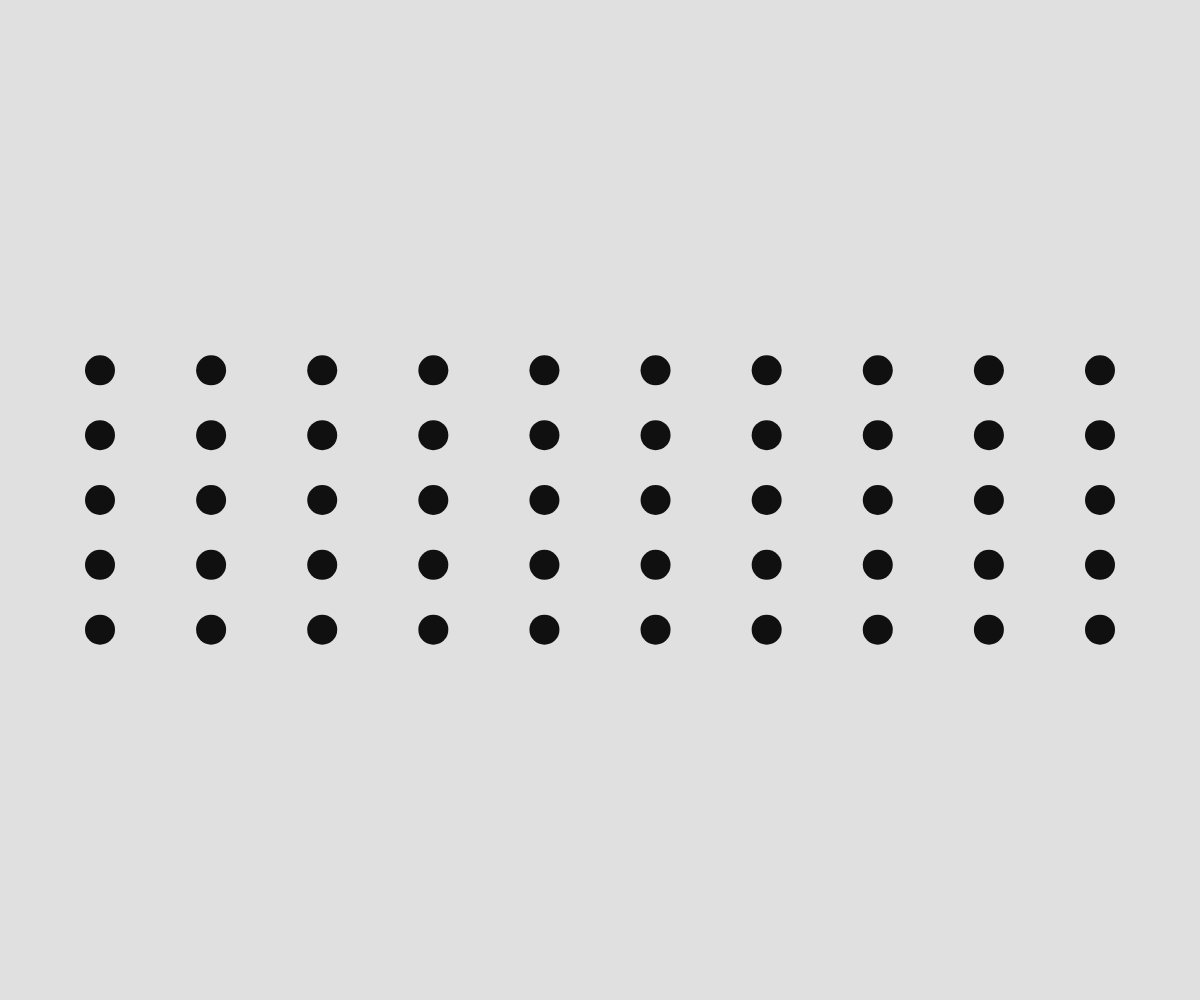
Frame 1 (no input)
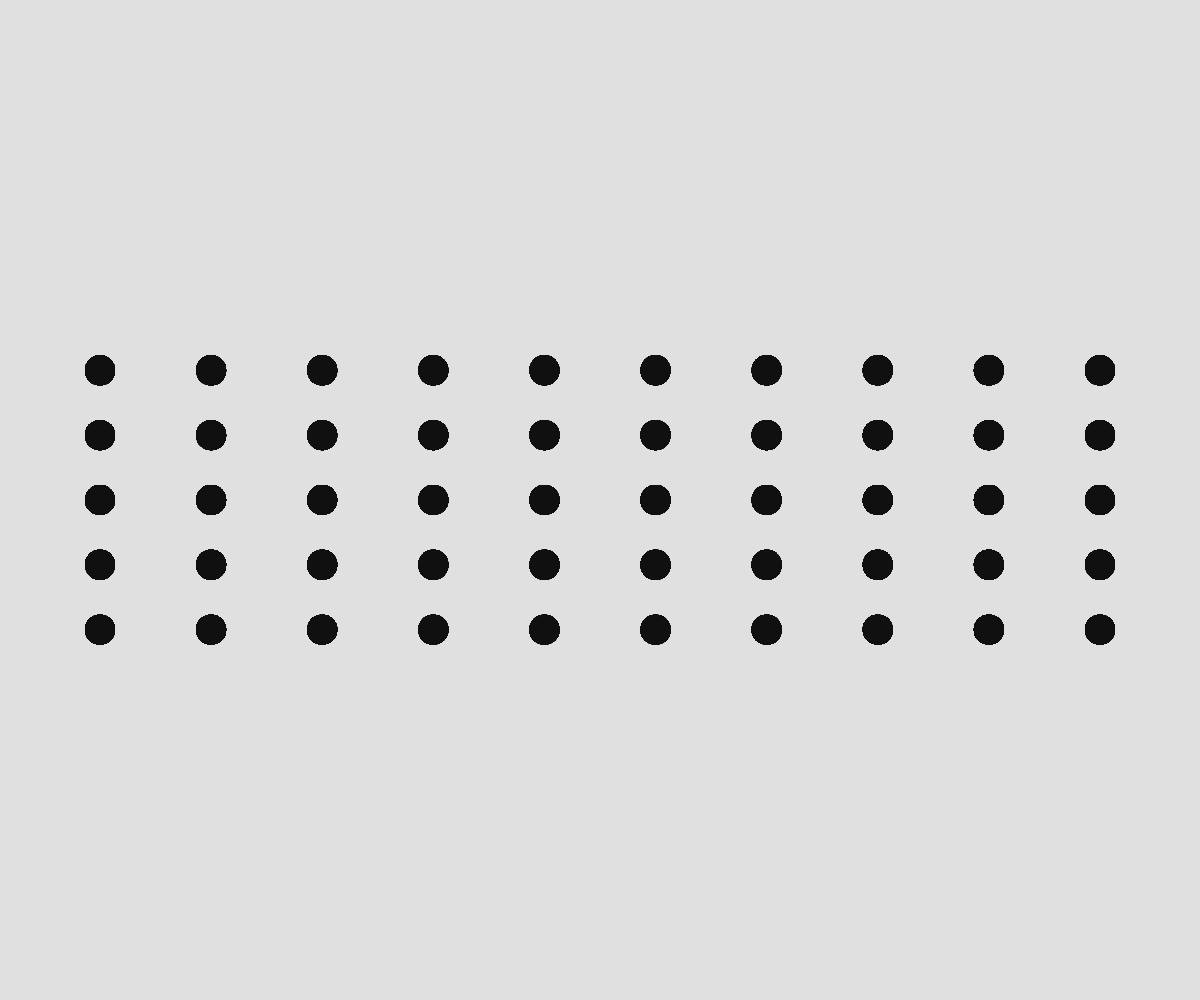
Frame 60 (no input)
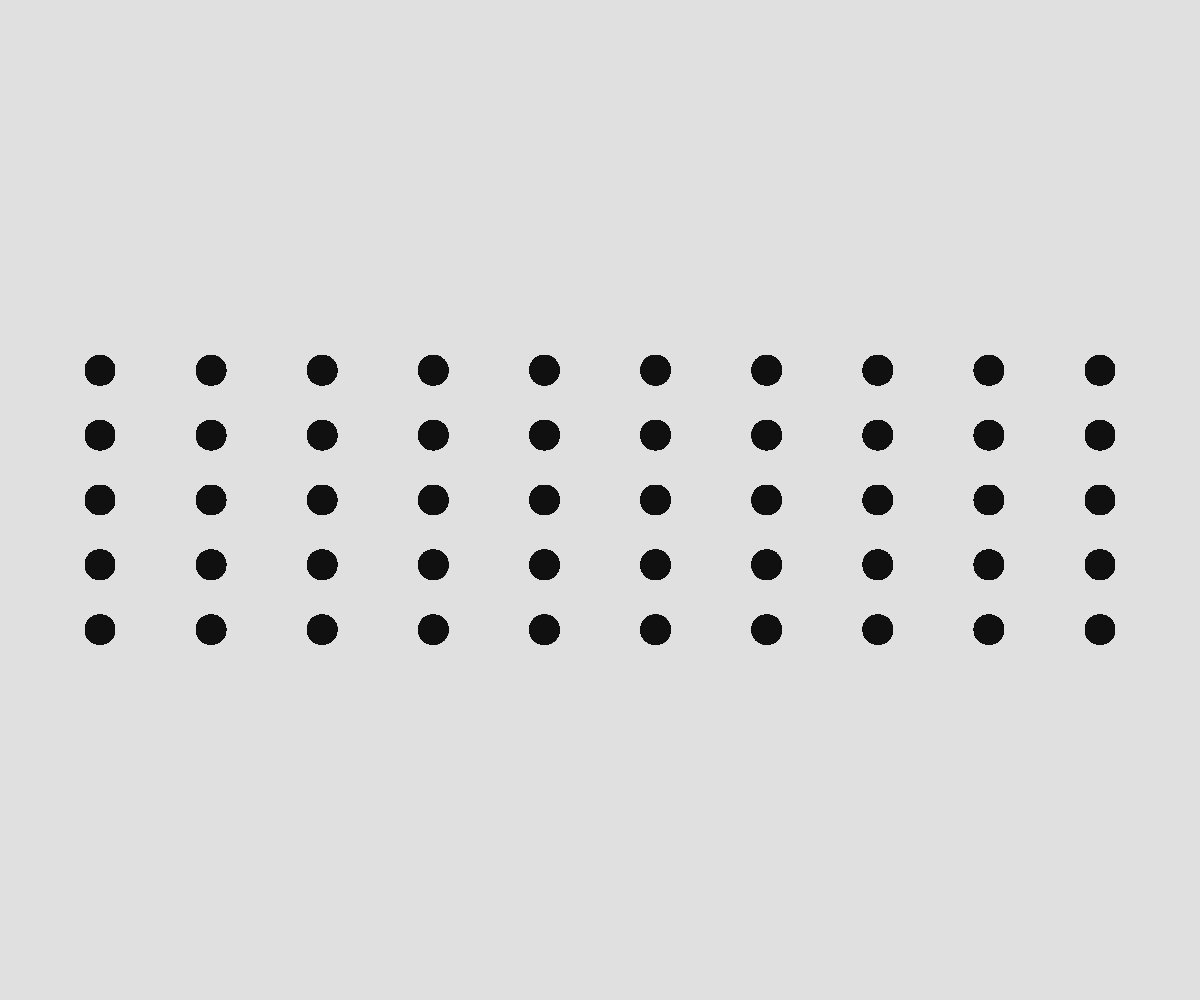
Frame 120 (the mouse pressed at the canvas centre since frame 60)

The p5.js sketch that drew these frames (run headless with seeded random() and noise() and a simulated clock; from frame 60 on, the mouse is pressed at the canvas centre):

// p5.js sketch
// ── sketch.js
// README: I've decided to recreate the example shown on canvas instead of following the text instructions, more fun

function setup() {
  createCanvas(windowWidth, windowHeight);
  background(224);
}

function draw() {
  noStroke()
  fill(16)
  let size = 30
  for (let x = 0; x < 10; x++) {
    for (let y = 0; y < 5; y++) {
      // this remaps 0 to 50 to numbers that are useful on our canvas
      let xPos = map(x, 0, 9, 100, width - 100);
      // this should be replaced with a definition using the map function
      let yPos = map(y, 0, 4, height/2.7, height - height/2.7);
      ellipse(xPos, yPos, size);
    }
  }
}
